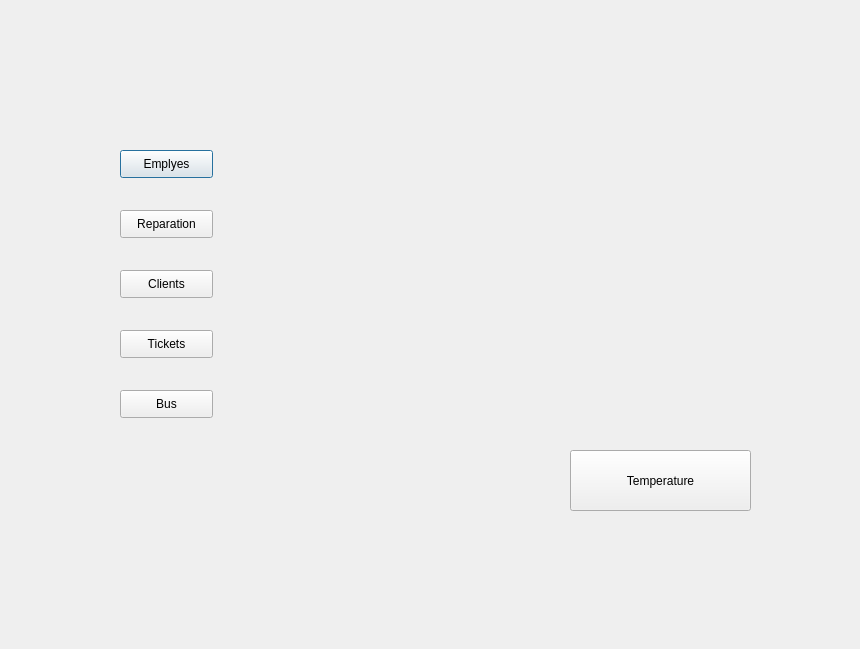
<?xml version="1.0" encoding="UTF-8"?>
<ui version="4.0">
 <class>Window</class>
 <widget class="QDialog" name="Window">
  <property name="geometry">
   <rect>
    <x>0</x>
    <y>0</y>
    <width>860</width>
    <height>649</height>
   </rect>
  </property>
  <property name="windowTitle">
   <string>Dialog</string>
  </property>
  <widget class="QPushButton" name="pushButton">
   <property name="geometry">
    <rect>
     <x>120</x>
     <y>150</y>
     <width>93</width>
     <height>28</height>
    </rect>
   </property>
   <property name="text">
    <string>Emplyes</string>
   </property>
  </widget>
  <widget class="QPushButton" name="pushButton_2">
   <property name="geometry">
    <rect>
     <x>120</x>
     <y>210</y>
     <width>93</width>
     <height>28</height>
    </rect>
   </property>
   <property name="text">
    <string>Reparation</string>
   </property>
  </widget>
  <widget class="QPushButton" name="pushButton_3">
   <property name="geometry">
    <rect>
     <x>120</x>
     <y>330</y>
     <width>93</width>
     <height>28</height>
    </rect>
   </property>
   <property name="text">
    <string>Tickets</string>
   </property>
  </widget>
  <widget class="QPushButton" name="pushButton_4">
   <property name="geometry">
    <rect>
     <x>120</x>
     <y>270</y>
     <width>93</width>
     <height>28</height>
    </rect>
   </property>
   <property name="text">
    <string>Clients</string>
   </property>
  </widget>
  <widget class="QPushButton" name="pushButton_5">
   <property name="geometry">
    <rect>
     <x>120</x>
     <y>390</y>
     <width>93</width>
     <height>28</height>
    </rect>
   </property>
   <property name="text">
    <string>Bus</string>
   </property>
  </widget>
  <widget class="QPushButton" name="pushButton_6">
   <property name="geometry">
    <rect>
     <x>570</x>
     <y>450</y>
     <width>181</width>
     <height>61</height>
    </rect>
   </property>
   <property name="text">
    <string>Temperature</string>
   </property>
  </widget>
 </widget>
 <resources/>
 <connections/>
</ui>
